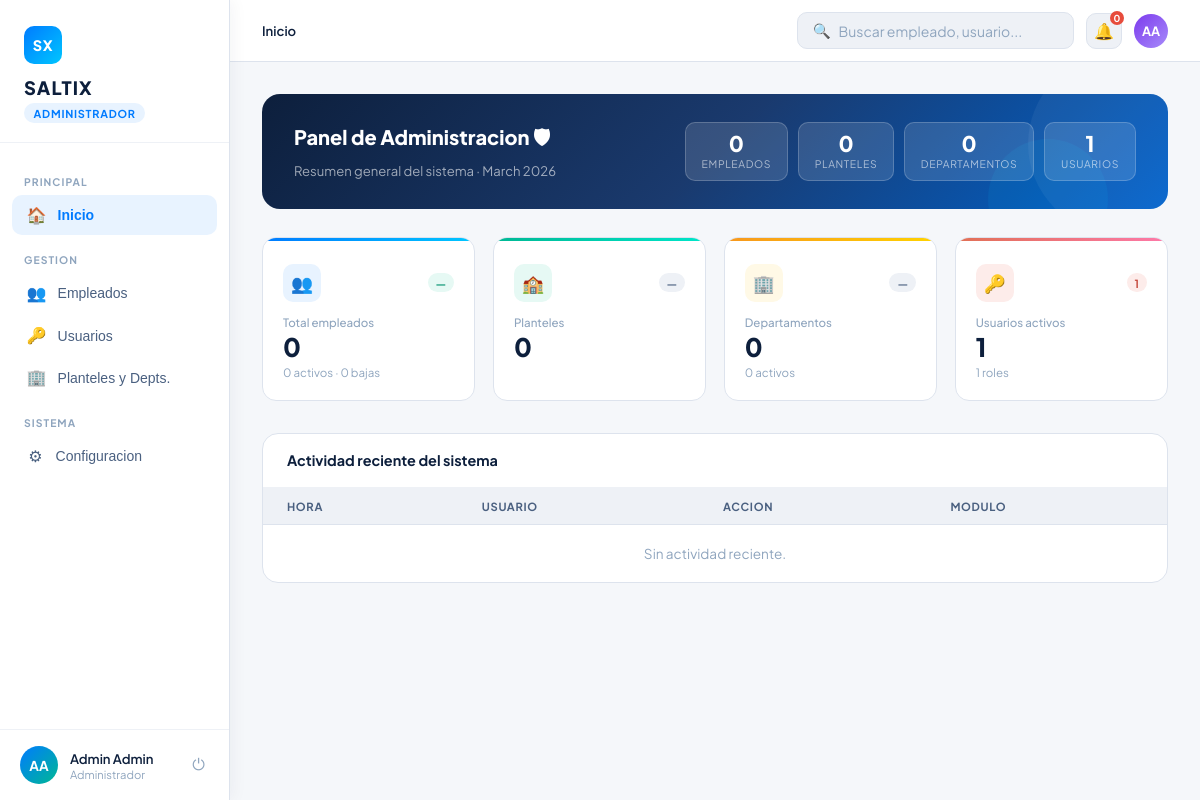
/panel-admin/ (signed in), run on the app's committed database.
### users/models.py (models this page shows, shortened)
class Usuario(AbstractBaseUser, PermissionsMixin):
    email = models.EmailField(max_length=254, unique=True)
    nombre = models.CharField(max_length=50, blank=False, null=False)
    apellido = models.CharField(max_length=50, blank=False, null=False)
    is_active = models.BooleanField(default=True)
    is_staff = models.BooleanField(default=False)
    date_joined = models.DateTimeField(default=timezone.now)
    last_login = models.DateTimeField(null=True, blank=True)
    rol_id = models.ForeignKey('Rol', on_delete=models.PROTECT, null=True, blank=True, related_name='users')
    objects = UsuarioManager()
    USERNAME_FIELD = "email"
    REQUIRED_FIELDS = ["nombre", "apellido"]

class Rol(models.Model):
    nombre = models.CharField(max_length=50, blank=False, null=False)
    descripcion = models.TextField(max_length=1000, blank=True, null=True)

### admin/views.py (the view, shortened to what this page needs)
# urls.py: path("", views.dashboard, name="profesores_dashboard"),
def dashboard(request):
    now = timezone.localtime()
    profesores_qs = Profesor.objects.select_related(
        "usuario", "departamento", "departamento__plantel"
    ).prefetch_related("planteles")
    empleados_total = profesores_qs.count()
    empleados_activos = profesores_qs.filter(estado_laboral="ACTIVO").count()
    empleados_bajas = max(0, empleados_total - empleados_activos)
    empleados_ultimos_30 = profesores_qs.filter(
        usuario__date_joined__gte=now - timedelta(days=30)
    ).count()
    planteles_qs = Plantel.objects.all()
    planteles_total = planteles_qs.count()
    planteles_label = ", ".join(list(planteles_qs.values_list("nombre", flat=True)[:3]))
    departamentos_qs = Departamento.objects.select_related("plantel")
    departamentos_total = departamentos_qs.count()
    departamentos_activos = departamentos_qs.filter(activo=True).count()
    departamentos_label = (
        "Todos activos"
        if departamentos_total and departamentos_activos == departamentos_total
        else f"{departamentos_activos} activos"
    )
    usuarios_total = Usuario.objects.count()
    usuarios_roles_label = f"{Usuario.objects.values('rol_id').distinct().count()} roles"
    notificaciones_count = Notificacion.objects.filter(
        usuario=request.user, leida=False
    ).count()
    modelo_to_modulo = {
        "SolicitudAprobacion": ("Solicitudes", "pill-blue"),
        "Usuario": ("Usuarios", "pill-yellow"),
        "Rol": ("Usuarios", "pill-yellow"),
        "Plantel": ("Planteles", "pill-blue"),
        "Departamento": ("Departamentos", "pill-blue"),
        "BitacoraAuditoria": ("Sistema", "pill-gray"),
    }
    recent_activity = []
    roles = list(Rol.objects.all().order_by("nombre"))
    permisos_por_rol = {
        role.id: RolPermiso.objects.filter(rol=role).count() for role in roles
    }
    usuarios_por_rol = {
        role.id: Usuario.objects.filter(rol_id=role).count() for role in roles
    }
    permisos_resumen = [
        {
            "modulo": "Permisos asignados",
            "valores": [permisos_por_rol.get(r.id, 0) for r in roles],
        },
        {
            "modulo": "Usuarios con rol",
            "valores": [usuarios_por_rol.get(r.id, 0) for r in roles],
        },
    ]
    usuarios_qs = Usuario.objects.select_related("rol_id").order_by("-last_login")[:20]
    usuarios_ids = list(usuarios_qs.values_list("id", flat=True))
    profes_by_user = {
        p.usuario_id: p
        for p in Profesor.objects.filter(usuario_id__in=usuarios_ids)
        .select_related("departamento", "departamento__plantel")
        .prefetch_related("planteles")
    }
    dept_by_jefe = {
        d.jefe_id: d
        for d in Departamento.objects.filter(jefe_id__in=usuarios_ids)
        .select_related("plantel")
    }
    rol_style = {
        "administrador": ("Admin", "chip-admin", "🛡️", "admin"),
        "admin": ("Admin", "chip-admin", "🛡️", "admin"),
        "jefatura": ("Jefatura", "chip-jefe", "👔", "jefatura"),
        "contabilidad": ("Contabilidad", "chip-conta", "💼", "contabilidad"),
        "profesor": ("Profesor", "chip-prof", "📚", "profesor"),
    }
    usuarios = []
    for u in usuarios_qs:
        rol_nombre = (u.rol_id.nombre if u.rol_id else "Sin rol").lower()
        rol_label, rol_clase, rol_icono, rol_key = rol_style.get(
            rol_nombre, ("Sin rol", "chip-prof", "👤", "sin-rol")
        )
        plantel_nombre = ""
        plantel_key = ""
        if rol_key == "admin":
            plantel_nombre = "Todos"
            plantel_key = "todos"
        plantel_clase = "pill-gray" if plantel_nombre == "Todos" else "pill-blue"
        ultimo_acceso = (
            f"Hace {timesince(u.last_login).split(',')[0]}"
            if u.last_login
            else "Nunca"
        )
        estado_label = "Activo" if u.is_active else "Inactivo"
        estado_clase = "pill-green" if u.is_active else "pill-yellow"
        usuarios.append(
            {
                "username": u.email,
                "nombre": f"{u.nombre} {u.apellido}",
                "rol_label": rol_label,
                "rol_clase": rol_clase,
                "rol_icono": rol_icono,
                "plantel": plantel_nombre or "Sin plantel",
                "plantel_clase": plantel_clase,
                "ultimo_acceso": ultimo_acceso,
                "estado_label": estado_label,
                "estado_clase": estado_clase,
                "rol": rol_key,
                "plantel_key": plantel_key or "sin-plantel",
            }
        )
    empleados_data = []
    depts_by_plantel = {}
    for dept in departamentos_qs:
        key = dept.plantel_id
        depts_by_plantel.setdefault(key, []).append(dept.nombre)
    dept_prof_counts = (
        Profesor.objects.values("departamento_id")
        .annotate(total=Count("id"), activos=Count("id", filter=Q(estado_laboral="ACTIVO")))
    )
    dept_counts = {d["departamento_id"]: d for d in dept_prof_counts}
    color_cycle = ["bar-blue", "bar-teal", "bar-orange", "bar-red"]
    planteles_data = []
    context = {
        "fecha_actual": now.strftime("%B %Y").capitalize(),
        "notificaciones_count": notificaciones_count,
        "stats": {
            "empleados_total": empleados_total,
            "empleados_activos": empleados_activos,
            "empleados_bajas": empleados_bajas,
            "empleados_trend": f"+{empleados_ultimos_30}" if empleados_ultimos_30 else "—",
            "planteles_total": planteles_total,
            "planteles_label": planteles_label,
            "departamentos_total": departamentos_total,
            "departamentos_label": departamentos_label,
            "usuarios_total": usuarios_total,
            "usuarios_roles_label": usuarios_roles_label,
        },
        "recent_activity": recent_activity,
        "usuarios": usuarios,
        "roles_permisos": roles,
        "permisos_resumen": permisos_resumen,
        "empleados_data": empleados_data,
        "depts_by_plantel": depts_by_plantel,
        "planteles_data": planteles_data,
    }
    return render(request, "admin/dashboard.html", context)

### admin/templates/admin/dashboard.html (shortened to what this page needs)
{% extends "core/layout.html" %}
{% load static %}
{% block page_css %}
<link rel="stylesheet" href="{% static 'core/css/dashboard_base.css' %}">
<link rel="stylesheet" href="{% static 'core/css/dashboard_admin.css' %}">
{% endblock %}
{% block topbar %}
<header class="topbar">
  <div class="topbar-left">
    <div class="breadcrumb" id="breadcrumb"><strong>Inicio</strong></div>
  </div>
  <div style="display:flex;align-items:center;gap:.75rem;">
    <div class="search-bar">
      <span class="search-icon">&#x1F50D;</span>
      <input type="text" placeholder="Buscar empleado, usuario...">
    </div>
    <div class="topbar-notif">&#x1F514;<span class="notif-dot">{{ notificaciones_count }}</span></div>
    <div class="avatar" style="width:34px;height:34px;font-size:.8rem;background:linear-gradient(135deg,#7c3aed,#a78bfa);">{{ user.nombre|default:"U"|slice:":1" }}{{ user.apellido|default:""|slice:":1" }}</div>
  </div>
</header>
{% endblock %}
{% block content %}
  <div class="page active" id="page-inicio">
    <div class="welcome-banner">
      <div class="welcome-text">
        <h2>Panel de Administracion &#x1F6E1;</h2>
        <p>Resumen general del sistema &#x00B7; {{ fecha_actual }}</p>
      </div>
      <div class="welcome-chips">
        <div class="welcome-chip"><div class="chip-val">{{ stats.empleados_total }}</div><div class="chip-label">Empleados</div></div>
        <div class="welcome-chip"><div class="chip-val">{{ stats.planteles_total }}</div><div class="chip-label">Planteles</div></div>
        <div class="welcome-chip"><div class="chip-val">{{ stats.departamentos_total }}</div><div class="chip-label">Departamentos</div></div>
        <div class="welcome-chip"><div class="chip-val">{{ stats.usuarios_total }}</div><div class="chip-label">Usuarios</div></div>
      </div>
    </div>
    <div class="cards-grid">
      <div class="card" style="position:relative;overflow:hidden;padding-top:1.6rem;">
        <div class="card-bar bar-blue"></div>
        <div class="card-top"><div class="card-icon-wrap icon-blue">&#x1F465;</div><span class="card-trend trend-up">{{ stats.empleados_trend }}</span></div>
        <div class="card-label">Total empleados</div>
        <div class="card-value">{{ stats.empleados_total }}</div>
        <div class="card-sub">{{ stats.empleados_activos }} activos &#x00B7; {{ stats.empleados_bajas }} bajas</div>
      </div>
      <div class="card" style="position:relative;overflow:hidden;padding-top:1.6rem;">
        <div class="card-bar bar-teal"></div>
        <div class="card-top"><div class="card-icon-wrap icon-green">&#x1F3EB;</div><span class="card-trend trend-same">&#x2014;</span></div>
        <div class="card-label">Planteles</div>
        <div class="card-value">{{ stats.planteles_total }}</div>
      </div>
      <div class="card" style="position:relative;overflow:hidden;padding-top:1.6rem;">
        <div class="card-bar bar-orange"></div>
        <div class="card-top"><div class="card-icon-wrap icon-yellow">&#x1F3E2;</div><span class="card-trend trend-same">&#x2014;</span></div>
        <div class="card-label">Departamentos</div>
        <div class="card-value">{{ stats.departamentos_total }}</div>
        <div class="card-sub">{{ stats.departamentos_label }}</div>
      </div>
      <div class="card" style="position:relative;overflow:hidden;padding-top:1.6rem;">
        <div class="card-bar bar-red"></div>
        <div class="card-top"><div class="card-icon-wrap" style="background:#fdecea;">&#x1F511;</div><span class="card-trend" style="background:#fdecea;color:#c0392b;">{{ stats.usuarios_total }}</span></div>
        <div class="card-label">Usuarios activos</div>
        <div class="card-value">{{ stats.usuarios_total }}</div>
        <div class="card-sub">{{ stats.usuarios_roles_label }}</div>
      </div>
    </div>
    <div class="table-wrap">
      <div class="table-header"><h3>Actividad reciente del sistema</h3></div>
      <table>
        <thead><tr><th>Hora</th><th>Usuario</th><th>Accion</th><th>Modulo</th></tr></thead>
        <tbody>
          {% for item in recent_activity %}
            <tr>
              <td style="color:var(--gray-400);font-size:.78rem;">{{ item.cuando }}</td>
              <td>{{ item.usuario }}</td>
              <td>{{ item.accion }}</td>
              <td><span class="pill {{ item.modulo_clase }}">{{ item.modulo }}</span></td>
            </tr>
          {% empty %}
            <tr><td colspan="4" style="text-align:center;color:var(--gray-400);padding:1.25rem;">Sin actividad reciente.</td></tr>
          {% endfor %}
        </tbody>
      </table>
    </div>
  </div>
{% endblock %}

### core/templates/core/layout.html (shortened to what this page needs)
{% load static %}
<!DOCTYPE html>
<html lang="es">
<head>
  {% block page_css %}{% endblock %}
</head>
<body>
  {% if user.is_authenticated %}
    {% with role=user.rol_id.nombre|default:""|lower %}
      {% if role == "jefatura" %}
        <aside class="sidebar" id="sidebar">
          <div class="sidebar-logo">
            <div class="logo-mark">SX</div>
            <h1>SALTIX</h1>
            <span class="role-tag">Panel de Jefatura</span>
          </div>
          <nav>
            <button class="nav-item active" onclick="showPage('equipo', this)">
              <span class="icon">&#x1F465;</span> Mi equipo
            </button>
            <button class="nav-item" onclick="showPage('asistencia', this)">
              <span class="icon">&#x1F550;</span> Asistencia
            </button>
            <button class="nav-item" onclick="showPage('solicitudes', this)">
              <span class="icon">&#x1F4CB;</span> Solicitudes
              <span class="badge" id="badge-sol" style="position:relative;top:0;right:0;margin-left:auto;background:#e74c3c;color:#fff;border-radius:999px;padding:1px 7px;font-size:0.68rem;">{{ solicitudes_pendientes_total }}</span>
            </button>
            <button class="nav-item" onclick="showPage('reportes', this)">
              <span class="icon">&#x1F4CA;</span> Reportes
            </button>
          </nav>
          <div class="sidebar-profile">
            <div class="avatar">{{ user.nombre|default:"U"|slice:":1" }}{{ user.apellido|default:""|slice:":1" }}</div>
            <div class="profile-info">
              <div class="profile-name">{{ user.nombre }} {{ user.apellido }}</div>
              <div class="profile-role">{{ user.rol_id.nombre|default:"" }}</div>
            </div>
            <button class="logout-btn" title="Cerrar sesion">&#x23FB;</button>
          </div>
        </aside>
      {% elif role == "administrador" or role == "admin" %}
        <aside class="sidebar" id="sidebar">
          <div class="sidebar-logo">
            <div class="logo-mark">SX</div>
            <h1>SALTIX</h1>
            <span class="role-tag role-admin">Administrador</span>
          </div>
          <nav>
            <div class="nav-label">Principal</div>
            <button class="nav-item active" onclick="showPage('inicio',this)">
              <span class="icon">&#x1F3E0;</span> Inicio
            </button>
            <div class="nav-label">Gestion</div>
            <button class="nav-item" onclick="showPage('empleados',this)">
              <span class="icon">&#x1F465;</span> Empleados
            </button>
            <button class="nav-item" onclick="showPage('usuarios',this)">
              <span class="icon">&#x1F511;</span> Usuarios
            </button>
            <button class="nav-item" onclick="showPage('departamentos',this)">
              <span class="icon">&#x1F3E2;</span> Planteles y Depts.
            </button>
            <div class="nav-label">Sistema</div>
            <button class="nav-item" onclick="showPage('configuracion',this)">
              <span class="icon">&#x2699;</span> Configuracion
            </button>
          </nav>
          <div class="sidebar-profile">
            <div class="avatar">{{ user.nombre|default:"U"|slice:":1" }}{{ user.apellido|default:""|slice:":1" }}</div>
            <div class="profile-info">
              <div class="profile-name">{{ user.nombre }} {{ user.apellido }}</div>
              <div class="profile-role">{{ user.rol_id.nombre|default:"" }}</div>
            </div>
            <button class="logout-btn" title="Cerrar sesion">&#x23FB;</button>
          </div>
        </aside>
      {% endif %}
    {% endwith %}
  {% endif %}
  <div class="main">
    {% block topbar %}{% endblock %}
    <div class="content">
      {% block content %}{% endblock %}
    </div>
  </div>
</body>
</html>

### data on the page
Usuario: nombre "A", apellido "A", nombre "Admin", apellido "Admin", rol_id.nombre "Administrador"

### other printed values
{{ notificaciones_count }} "0"
{{ fecha_actual }} "March 2026"
{{ stats.empleados_total }} "0"
{{ stats.planteles_total }} "0"
{{ stats.departamentos_total }} "0"
{{ stats.usuarios_total }} "1"
{{ stats.empleados_trend }} "—"
{{ stats.empleados_activos }} "0"
{{ stats.empleados_bajas }} "0"
{{ stats.departamentos_label }} "0 activos"
{{ stats.usuarios_roles_label }} "1 roles"
